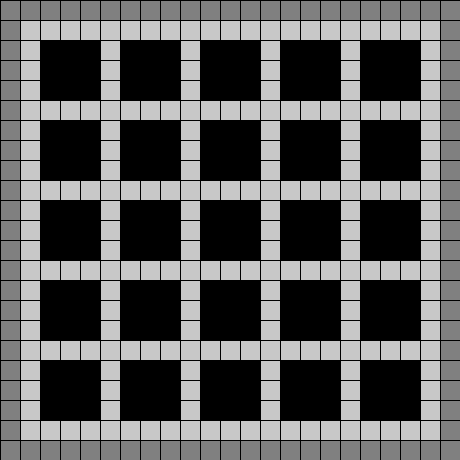
Frame 1 (no input)
Frame 60 (the mouse pressed at the canvas centre just before this capture): identical to frame 1, image omitted
Frame 120 (the mouse held since frame 60 and released just before this capture): identical to frame 1, image omitted

The Processing sketch that drew this single still picture (run headless with seeded random() and noise(); from frame 60 on, the mouse is pressed at the canvas centre):

// Processing sketch: tiles_gangs
// ── tiles_gangs.pde
enum TYPE {
  NONE, 
    WALL, 
    ROAD
}
class Tile {
  final int ix, iy;
  final int w, h;
  TYPE type;
  Tile (int x, int y, TYPE type) {
    this.ix = x;
    this.iy = y;
    w = tileSize;
    h = tileSize;
    this.type = type;
  }

  ArrayList<Tile> neighbours = new ArrayList<Tile>();

  void draw() {
    stroke(0);
    switch (type) {
    case NONE:
      fill(0);

      break;
    case WALL:
      fill(128);
      break;
    case ROAD:
      fill(200);
      break;
    }

    rect(ix * w, iy * h, w, h);
  }
}

int tileSize = 20;
int TA, TD;
Tile[][] tiles;

void setup () {
  size(460, 460);
  TA = width / tileSize;
  TD = height / tileSize;
  tiles = new Tile[TA][TD];
  for (int x = 0; x < TA; x += 1) {
    for (int y = 0; y < TD; y += 1) {
      TYPE type = TYPE.NONE;
      if (x == 0 || y == 0 || x == TA-1 || y == TD-1) {
        type = TYPE.WALL;
      } else if (x % 4 == 1 || y % 4 == 1) {
        type = TYPE.ROAD;
      }


      tiles[x][y] = new Tile(x, y, type);
    }
  }
}


void draw() {
  background(0);
  for (int x = 0; x < TA; x += 1) {
    for (int y = 0; y < TD; y += 1) {
      Tile t = tiles[x][y];
      t.draw();
    }
  }
}
